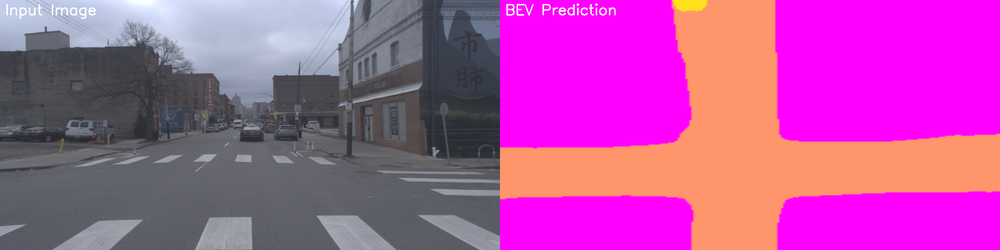
#> input picture visualizations/both/vis_ring_front_center_315978406465759688.png, 1000 x 250 px, shrunk from 2048 x 512 before the run
$ python analyze_predictions.py --bev_dir visualizations/both
#> lines starting #> are read from the running program, lines starting #| are printed output that depends on the picture
#!/usr/bin/env python3
"""
Analyze BEV predictions - compute statistics
"""

import cv2
import numpy as np
from pathlib import Path
import argparse
import json


def analyze_bev(bev_path):
    """Analyze a single BEV prediction"""
    bev = cv2.imread(str(bev_path), cv2.IMREAD_GRAYSCALE)
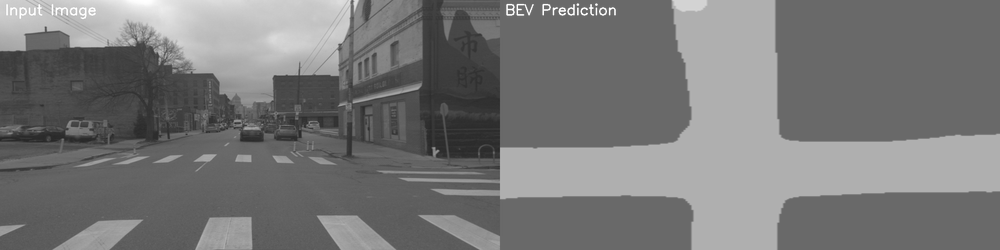
#> bev: shape (250, 1000); min 39, max 255, mean 119.6

    if bev is None:
        return None

    total_pixels = bev.shape[0] * bev.shape[1]
#> total_pixels = 250000
    occupied_pixels = np.sum(bev > 128)  # Count white pixels
#> occupied_pixels = 77017

    return {
        'file': bev_path.name,
        'total_pixels': int(total_pixels),
        'occupied_pixels': int(occupied_pixels),
        'occupied_percentage': float(occupied_pixels / total_pixels * 100),
        'shape': bev.shape
    }


def batch_analyze(bev_dir, output_json=None):
    """Analyze all BEV predictions in a directory"""
    bev_dir = Path(bev_dir)
    bev_files = sorted(list(bev_dir.glob('*.png')))

    print(f"Analyzing {len(bev_files)} BEV predictions...")

    results = []
    occupied_percentages = []

    for bev_file in bev_files:
        result = analyze_bev(bev_file)
#> result = 5 items
        if result:
            results.append(result)
            occupied_percentages.append(result['occupied_percentage'])
#> pass 2 of the loop in batch_analyze, `for bev_file in bev_files:`:
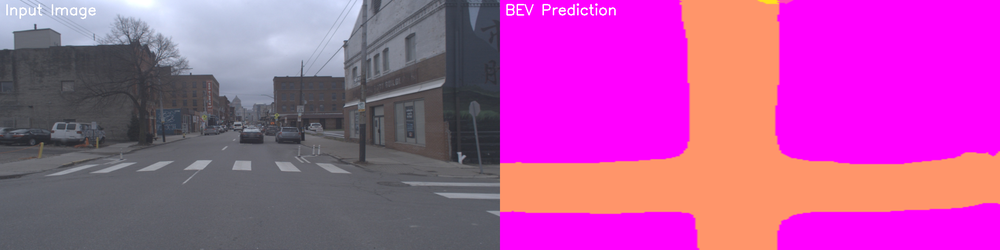
#> input picture visualizations/both/vis_ring_front_center_315978406632258488.png, 1000 x 250 px, shrunk from 2048 x 512 before the run
#> in analyze_bev (call 2), `bev = cv2.imread(str(bev_path), cv2.IMREAD_GRAYSCALE)`:
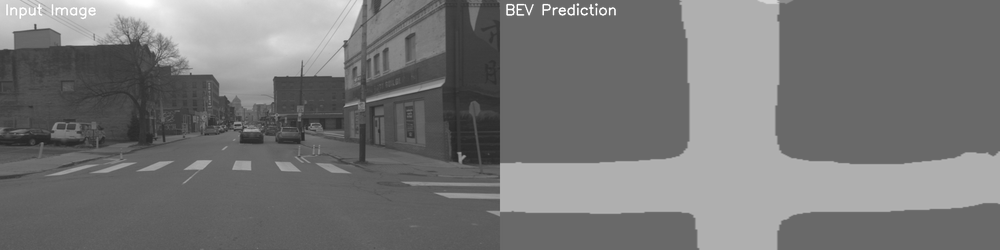
#> bev: shape (250, 1000); min 37, max 255, mean 117.9
#> occupied_pixels = 69998

    # Compute statistics
    stats = {
        'total_images': len(results),
        'avg_occupied_percentage': float(np.mean(occupied_percentages)),
        'std_occupied_percentage': float(np.std(occupied_percentages)),
        'min_occupied_percentage': float(np.min(occupied_percentages)),
        'max_occupied_percentage': float(np.max(occupied_percentages)),
        'median_occupied_percentage': float(np.median(occupied_percentages)),
        'results': results
    }

    # Print summary
    print(f"\n{'='*60}")
    print(f"BEV Analysis Summary")
    print(f"{'='*60}")
    print(f"Total images analyzed: {stats['total_images']}")
#| Total images analyzed: 2
    print(f"Average occupied area: {stats['avg_occupied_percentage']:.2f}%")
#| Average occupied area: 29.40%
    print(f"Std deviation: {stats['std_occupied_percentage']:.2f}%")
#| Std deviation: 1.40%
    print(f"Min occupied: {stats['min_occupied_percentage']:.2f}%")
#| Min occupied: 28.00%
    print(f"Max occupied: {stats['max_occupied_percentage']:.2f}%")
#| Max occupied: 30.81%
    print(f"Median occupied: {stats['median_occupied_percentage']:.2f}%")
#| Median occupied: 29.40%
    print(f"{'='*60}")

    # Save to JSON if requested
    if output_json:
        with open(output_json, 'w') as f:
            json.dump(stats, f, indent=2)
        print(f"\nDetailed results saved to: {output_json}")

    return stats


def main():
    parser = argparse.ArgumentParser(description='Analyze MonoLayout BEV predictions')
    parser.add_argument('--bev_dir', type=str, required=True,
                        help='Directory containing BEV predictions')
    parser.add_argument('--output_json', type=str, default=None,
                        help='Save detailed results to JSON file')

    args = parser.parse_args()

    batch_analyze(args.bev_dir, args.output_json)


if __name__ == '__main__':
    main()
